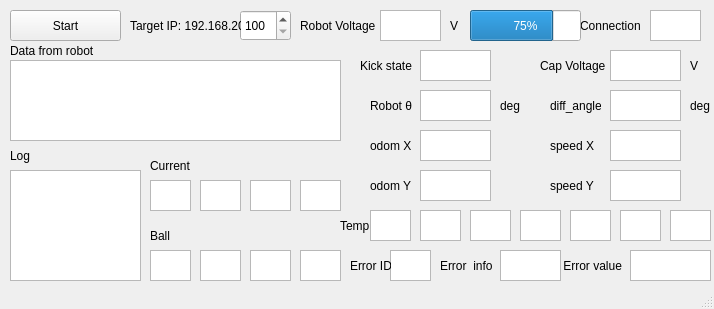
<?xml version="1.0" encoding="UTF-8"?>
<ui version="4.0">
 <class>Qt_Robot_info</class>
 <widget class="QMainWindow" name="Qt_Robot_info">
  <property name="geometry">
   <rect>
    <x>0</x>
    <y>0</y>
    <width>714</width>
    <height>309</height>
   </rect>
  </property>
  <property name="windowTitle">
   <string>Qt_Robot_info</string>
  </property>
  <property name="toolButtonStyle">
   <enum>Qt::ToolButtonIconOnly</enum>
  </property>
  <property name="animated">
   <bool>true</bool>
  </property>
  <property name="documentMode">
   <bool>false</bool>
  </property>
  <property name="dockNestingEnabled">
   <bool>false</bool>
  </property>
  <widget class="QWidget" name="centralwidget">
   <widget class="QTextBrowser" name="show_speedy">
    <property name="geometry">
     <rect>
      <x>610</x>
      <y>170</y>
      <width>71</width>
      <height>31</height>
     </rect>
    </property>
   </widget>
   <widget class="QTextBrowser" name="show_ball3">
    <property name="geometry">
     <rect>
      <x>300</x>
      <y>250</y>
      <width>41</width>
      <height>31</height>
     </rect>
    </property>
   </widget>
   <widget class="QTextBrowser" name="show_connection">
    <property name="geometry">
     <rect>
      <x>650</x>
      <y>10</y>
      <width>51</width>
      <height>31</height>
     </rect>
    </property>
   </widget>
   <widget class="QTextBrowser" name="show_ball0">
    <property name="geometry">
     <rect>
      <x>150</x>
      <y>250</y>
      <width>41</width>
      <height>31</height>
     </rect>
    </property>
    <property name="font">
     <font>
      <bold>false</bold>
     </font>
    </property>
   </widget>
   <widget class="QTextBrowser" name="show_temp3">
    <property name="geometry">
     <rect>
      <x>520</x>
      <y>210</y>
      <width>41</width>
      <height>31</height>
     </rect>
    </property>
    <property name="font">
     <font>
      <bold>true</bold>
     </font>
    </property>
   </widget>
   <widget class="QTextBrowser" name="show_temp4">
    <property name="geometry">
     <rect>
      <x>570</x>
      <y>210</y>
      <width>41</width>
      <height>31</height>
     </rect>
    </property>
    <property name="font">
     <font>
      <bold>true</bold>
     </font>
    </property>
   </widget>
   <widget class="QLabel" name="label_17">
    <property name="geometry">
     <rect>
      <x>690</x>
      <y>90</y>
      <width>41</width>
      <height>31</height>
     </rect>
    </property>
    <property name="text">
     <string>deg</string>
    </property>
   </widget>
   <widget class="QLabel" name="label_20">
    <property name="geometry">
     <rect>
      <x>450</x>
      <y>10</y>
      <width>16</width>
      <height>31</height>
     </rect>
    </property>
    <property name="text">
     <string>V</string>
    </property>
   </widget>
   <widget class="QTextBrowser" name="show_current3">
    <property name="geometry">
     <rect>
      <x>300</x>
      <y>180</y>
      <width>41</width>
      <height>31</height>
     </rect>
    </property>
   </widget>
   <widget class="QLabel" name="label_28">
    <property name="geometry">
     <rect>
      <x>690</x>
      <y>50</y>
      <width>41</width>
      <height>31</height>
     </rect>
    </property>
    <property name="text">
     <string>V</string>
    </property>
   </widget>
   <widget class="QTextBrowser" name="show_cap_voltage">
    <property name="geometry">
     <rect>
      <x>610</x>
      <y>50</y>
      <width>71</width>
      <height>31</height>
     </rect>
    </property>
   </widget>
   <widget class="QLabel" name="label_23">
    <property name="geometry">
     <rect>
      <x>370</x>
      <y>130</y>
      <width>51</width>
      <height>31</height>
     </rect>
    </property>
    <property name="text">
     <string>odom X</string>
    </property>
   </widget>
   <widget class="QTextBrowser" name="show_robot_theta">
    <property name="geometry">
     <rect>
      <x>420</x>
      <y>90</y>
      <width>71</width>
      <height>31</height>
     </rect>
    </property>
   </widget>
   <widget class="QTextBrowser" name="show_kickstate">
    <property name="geometry">
     <rect>
      <x>420</x>
      <y>50</y>
      <width>71</width>
      <height>31</height>
     </rect>
    </property>
   </widget>
   <widget class="QLabel" name="label_30">
    <property name="geometry">
     <rect>
      <x>370</x>
      <y>90</y>
      <width>51</width>
      <height>31</height>
     </rect>
    </property>
    <property name="text">
     <string>Robot θ</string>
    </property>
   </widget>
   <widget class="QTextBrowser" name="show_speedx">
    <property name="geometry">
     <rect>
      <x>610</x>
      <y>130</y>
      <width>71</width>
      <height>31</height>
     </rect>
    </property>
   </widget>
   <widget class="QLabel" name="label_31">
    <property name="geometry">
     <rect>
      <x>500</x>
      <y>90</y>
      <width>41</width>
      <height>31</height>
     </rect>
    </property>
    <property name="text">
     <string>deg</string>
    </property>
   </widget>
   <widget class="QLabel" name="label_21">
    <property name="geometry">
     <rect>
      <x>580</x>
      <y>10</y>
      <width>61</width>
      <height>31</height>
     </rect>
    </property>
    <property name="text">
     <string>Connection</string>
    </property>
   </widget>
   <widget class="QLabel" name="label_26">
    <property name="geometry">
     <rect>
      <x>550</x>
      <y>130</y>
      <width>51</width>
      <height>31</height>
     </rect>
    </property>
    <property name="text">
     <string>speed X</string>
    </property>
   </widget>
   <widget class="QTextBrowser" name="show_odomx">
    <property name="geometry">
     <rect>
      <x>420</x>
      <y>130</y>
      <width>71</width>
      <height>31</height>
     </rect>
    </property>
   </widget>
   <widget class="QLabel" name="label_18">
    <property name="geometry">
     <rect>
      <x>550</x>
      <y>90</y>
      <width>51</width>
      <height>31</height>
     </rect>
    </property>
    <property name="text">
     <string>diff_angle</string>
    </property>
   </widget>
   <widget class="QTextBrowser" name="show_current2">
    <property name="geometry">
     <rect>
      <x>250</x>
      <y>180</y>
      <width>41</width>
      <height>31</height>
     </rect>
    </property>
   </widget>
   <widget class="QLabel" name="label_19">
    <property name="geometry">
     <rect>
      <x>300</x>
      <y>10</y>
      <width>81</width>
      <height>31</height>
     </rect>
    </property>
    <property name="text">
     <string>Robot Voltage</string>
    </property>
   </widget>
   <widget class="QTextBrowser" name="show_temp2">
    <property name="geometry">
     <rect>
      <x>470</x>
      <y>210</y>
      <width>41</width>
      <height>31</height>
     </rect>
    </property>
    <property name="font">
     <font>
      <bold>true</bold>
     </font>
    </property>
   </widget>
   <widget class="QTextBrowser" name="show_ball1">
    <property name="geometry">
     <rect>
      <x>200</x>
      <y>250</y>
      <width>41</width>
      <height>31</height>
     </rect>
    </property>
   </widget>
   <widget class="QLabel" name="label_47">
    <property name="geometry">
     <rect>
      <x>150</x>
      <y>220</y>
      <width>21</width>
      <height>31</height>
     </rect>
    </property>
    <property name="text">
     <string>Ball</string>
    </property>
   </widget>
   <widget class="QTextBrowser" name="show_current0">
    <property name="geometry">
     <rect>
      <x>150</x>
      <y>180</y>
      <width>41</width>
      <height>31</height>
     </rect>
    </property>
   </widget>
   <widget class="QTextBrowser" name="show_current1">
    <property name="geometry">
     <rect>
      <x>200</x>
      <y>180</y>
      <width>41</width>
      <height>31</height>
     </rect>
    </property>
   </widget>
   <widget class="QTextBrowser" name="show_temp0">
    <property name="geometry">
     <rect>
      <x>370</x>
      <y>210</y>
      <width>41</width>
      <height>31</height>
     </rect>
    </property>
    <property name="font">
     <font>
      <bold>true</bold>
     </font>
    </property>
   </widget>
   <widget class="QTextBrowser" name="show_temp1">
    <property name="geometry">
     <rect>
      <x>420</x>
      <y>210</y>
      <width>41</width>
      <height>31</height>
     </rect>
    </property>
    <property name="font">
     <font>
      <bold>true</bold>
     </font>
    </property>
   </widget>
   <widget class="QLabel" name="label_24">
    <property name="geometry">
     <rect>
      <x>370</x>
      <y>170</y>
      <width>51</width>
      <height>31</height>
     </rect>
    </property>
    <property name="text">
     <string>odom Y</string>
    </property>
   </widget>
   <widget class="QLabel" name="label_22">
    <property name="geometry">
     <rect>
      <x>360</x>
      <y>50</y>
      <width>61</width>
      <height>31</height>
     </rect>
    </property>
    <property name="text">
     <string>Kick state</string>
    </property>
   </widget>
   <widget class="QLabel" name="label_25">
    <property name="geometry">
     <rect>
      <x>550</x>
      <y>170</y>
      <width>51</width>
      <height>31</height>
     </rect>
    </property>
    <property name="text">
     <string>speed Y</string>
    </property>
   </widget>
   <widget class="QTextBrowser" name="show_robot_voltage">
    <property name="geometry">
     <rect>
      <x>380</x>
      <y>10</y>
      <width>61</width>
      <height>31</height>
     </rect>
    </property>
   </widget>
   <widget class="QLabel" name="label_27">
    <property name="geometry">
     <rect>
      <x>340</x>
      <y>210</y>
      <width>41</width>
      <height>31</height>
     </rect>
    </property>
    <property name="text">
     <string>Temp</string>
    </property>
   </widget>
   <widget class="QTextBrowser" name="show_temp5">
    <property name="geometry">
     <rect>
      <x>620</x>
      <y>210</y>
      <width>41</width>
      <height>31</height>
     </rect>
    </property>
    <property name="font">
     <font>
      <bold>true</bold>
     </font>
    </property>
   </widget>
   <widget class="QTextBrowser" name="show_temp6">
    <property name="geometry">
     <rect>
      <x>670</x>
      <y>210</y>
      <width>41</width>
      <height>31</height>
     </rect>
    </property>
    <property name="font">
     <font>
      <bold>true</bold>
     </font>
    </property>
   </widget>
   <widget class="QLabel" name="label_34">
    <property name="geometry">
     <rect>
      <x>150</x>
      <y>150</y>
      <width>51</width>
      <height>31</height>
     </rect>
    </property>
    <property name="text">
     <string>Current</string>
    </property>
   </widget>
   <widget class="QTextBrowser" name="show_ball2">
    <property name="geometry">
     <rect>
      <x>250</x>
      <y>250</y>
      <width>41</width>
      <height>31</height>
     </rect>
    </property>
   </widget>
   <widget class="QLabel" name="label_29">
    <property name="geometry">
     <rect>
      <x>540</x>
      <y>50</y>
      <width>81</width>
      <height>31</height>
     </rect>
    </property>
    <property name="text">
     <string>Cap Voltage</string>
    </property>
   </widget>
   <widget class="QTextBrowser" name="show_odomy">
    <property name="geometry">
     <rect>
      <x>420</x>
      <y>170</y>
      <width>71</width>
      <height>31</height>
     </rect>
    </property>
   </widget>
   <widget class="QTextBrowser" name="show_robot_theta_diff">
    <property name="geometry">
     <rect>
      <x>610</x>
      <y>90</y>
      <width>71</width>
      <height>31</height>
     </rect>
    </property>
   </widget>
   <widget class="QLabel" name="label_38">
    <property name="geometry">
     <rect>
      <x>440</x>
      <y>250</y>
      <width>61</width>
      <height>31</height>
     </rect>
    </property>
    <property name="text">
     <string>Error  info</string>
    </property>
   </widget>
   <widget class="QTextBrowser" name="show_error1">
    <property name="geometry">
     <rect>
      <x>500</x>
      <y>250</y>
      <width>61</width>
      <height>31</height>
     </rect>
    </property>
   </widget>
   <widget class="QTextBrowser" name="show_error2">
    <property name="geometry">
     <rect>
      <x>630</x>
      <y>250</y>
      <width>81</width>
      <height>31</height>
     </rect>
    </property>
   </widget>
   <widget class="QTextBrowser" name="data_from_robot">
    <property name="geometry">
     <rect>
      <x>10</x>
      <y>60</y>
      <width>331</width>
      <height>81</height>
     </rect>
    </property>
   </widget>
   <widget class="QLabel" name="label_6">
    <property name="geometry">
     <rect>
      <x>10</x>
      <y>140</y>
      <width>41</width>
      <height>31</height>
     </rect>
    </property>
    <property name="text">
     <string>Log</string>
    </property>
   </widget>
   <widget class="QTextBrowser" name="show_error0">
    <property name="geometry">
     <rect>
      <x>390</x>
      <y>250</y>
      <width>41</width>
      <height>31</height>
     </rect>
    </property>
   </widget>
   <widget class="QLabel" name="label_5">
    <property name="geometry">
     <rect>
      <x>10</x>
      <y>40</y>
      <width>111</width>
      <height>21</height>
     </rect>
    </property>
    <property name="text">
     <string>Data from robot</string>
    </property>
   </widget>
   <widget class="QTextBrowser" name="log">
    <property name="geometry">
     <rect>
      <x>10</x>
      <y>170</y>
      <width>131</width>
      <height>111</height>
     </rect>
    </property>
   </widget>
   <widget class="QSpinBox" name="setIP">
    <property name="geometry">
     <rect>
      <x>240</x>
      <y>10</y>
      <width>51</width>
      <height>31</height>
     </rect>
    </property>
    <property name="minimum">
     <number>100</number>
    </property>
    <property name="maximum">
     <number>120</number>
    </property>
   </widget>
   <widget class="QPushButton" name="startbotton">
    <property name="geometry">
     <rect>
      <x>10</x>
      <y>10</y>
      <width>111</width>
      <height>31</height>
     </rect>
    </property>
    <property name="text">
     <string>Start</string>
    </property>
   </widget>
   <widget class="QLabel" name="label">
    <property name="geometry">
     <rect>
      <x>130</x>
      <y>10</y>
      <width>111</width>
      <height>31</height>
     </rect>
    </property>
    <property name="text">
     <string>Target IP: 192.168.20.</string>
    </property>
   </widget>
   <widget class="QLabel" name="label_39">
    <property name="geometry">
     <rect>
      <x>560</x>
      <y>250</y>
      <width>71</width>
      <height>31</height>
     </rect>
    </property>
    <property name="text">
     <string> Error value</string>
    </property>
   </widget>
   <widget class="QLabel" name="label_40">
    <property name="geometry">
     <rect>
      <x>350</x>
      <y>250</y>
      <width>41</width>
      <height>31</height>
     </rect>
    </property>
    <property name="text">
     <string>Error ID</string>
    </property>
   </widget>
   <widget class="QProgressBar" name="Robot_Voltage">
    <property name="geometry">
     <rect>
      <x>470</x>
      <y>10</y>
      <width>111</width>
      <height>31</height>
     </rect>
    </property>
    <property name="value">
     <number>75</number>
    </property>
    <property name="textVisible">
     <bool>true</bool>
    </property>
    <property name="orientation">
     <enum>Qt::Horizontal</enum>
    </property>
    <property name="invertedAppearance">
     <bool>false</bool>
    </property>
    <property name="textDirection">
     <enum>QProgressBar::TopToBottom</enum>
    </property>
   </widget>
  </widget>
  <widget class="QMenuBar" name="menubar">
   <property name="geometry">
    <rect>
     <x>0</x>
     <y>0</y>
     <width>714</width>
     <height>22</height>
    </rect>
   </property>
  </widget>
  <widget class="QStatusBar" name="statusbar"/>
 </widget>
 <resources/>
 <connections/>
</ui>
